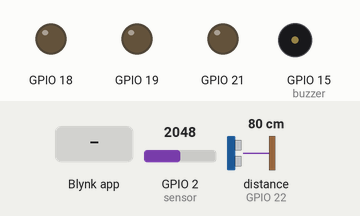
Simulated run of this sketch. Board: ESP32. Parts: output pins drawn as LEDs (lit = HIGH), buzzer (waves = sounding, pin HIGH). Wiring (inferred from the names in the program): ultrasonic range finder: trigger GPIO 23; echo GPIO 22. The inputs (shaded band) are chosen by the test bench; at power-on: GPIO 2 (sensor) = 2048, distance to the obstacle (sensor on GPIO 22) 80 cm. The echo pulse lasts 58.3 µs per cm; WiFi joins after 1.5 s; servers stay silent unless stated; pins used as bus, display or sensor lines are not drawn; what the sketch prints to the serial monitor is not drawn.

Above: at 3.0 s.
3.1 s: Blynk app writes 1 to V4
At 3.6 s:
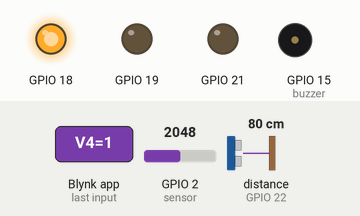
4.6 s: Blynk app writes 1 to V5
At 5.8 s:
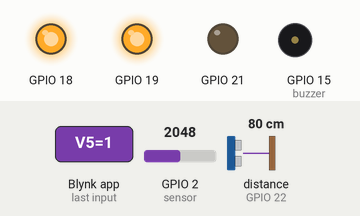
6.1 s: Blynk app writes 0 to V4
At 7.0 s:
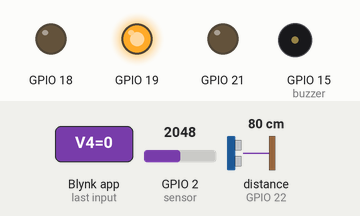
7.6 s: Blynk app writes 1 to V6
At 8.2 s:
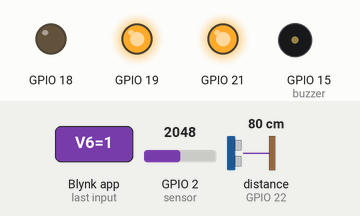
9.1 s: Blynk app writes 0 to V5
At 10.3 s:
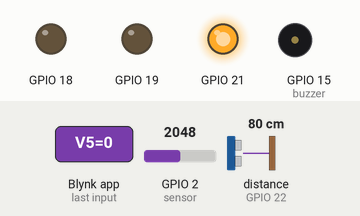
10.6 s: Blynk app writes 1 to V0
At 11.7 s:
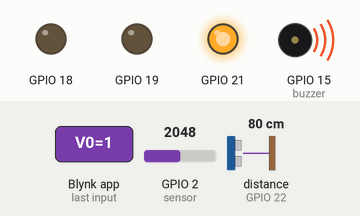
Timing chart, 0 to 13.1 s (numbered marks = the images above; inputs shaded):
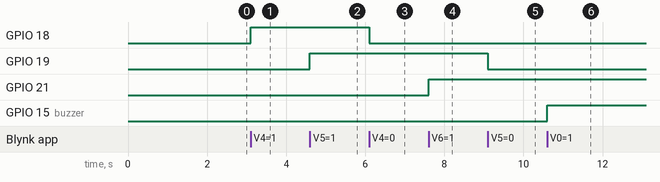

Measured:
- after the input at 3.1 s, GPIO 18: LOW → HIGH at once
- after the input at 4.6 s, GPIO 19: LOW → HIGH at once
- after the input at 6.1 s, GPIO 18: HIGH → LOW at once
- after the input at 7.6 s, GPIO 21: LOW → HIGH at once
- after the input at 9.1 s, GPIO 19: HIGH → LOW at once
- after the input at 10.6 s, GPIO 15 (buzzer): LOW → HIGH at once

The sketch:

blynk.ino
```cpp
#define BLYNK_PRINT Serial
#include <WiFi.h>
#include <WiFiClient.h>
#include <BlynkSimpleEsp32.h>
#include <DHT.h>

#define BLYNK_TEMPLATE_ID "TMPL6kDUVReng"
#define BLYNK_TEMPLATE_NAME "PROJECT IOT HOME CONTROLING"
#define BLYNK_AUTH_TOKEN "kBKhk7dY7vF1WLbWwokq1DtAvJG2m6Ss"

BlynkTimer timer;
char auth[] = BLYNK_AUTH_TOKEN;
char ssid[] = "";
char pass[] = "";

#define trig 23
#define echo 22
#define buzzer 15

BLYNK_WRITE(V4){
  int ledState = param.asInt();
  if(param.asInt() == 1)
  {
    digitalWrite(18,HIGH);
  }
  else
  {
    digitalWrite(18,LOW);
  }
}

BLYNK_WRITE(V5){
  int ledState = param.asInt();
  if(param.asInt() == 1)
  {
    digitalWrite(19,HIGH);
  }
  else
  {
    digitalWrite(19,LOW);
  }
}

BLYNK_WRITE(V6){
  int ledState = param.asInt();
  if(param.asInt() == 1)
  {
    digitalWrite(21,HIGH);
  }
  else
  {
    digitalWrite(21,LOW);
  }
}

void sendSensor(){
  //TMP
  double voltage = analogRead(2) /1223; // Read the voltage from the sensor
  double temperature = (voltage - 0.5) * 100; // Convert the voltage to temperature in degrees Celsius
  double TempC = temperature;
  double TempF = (temperature*1.8)+32;
  Blynk.virtualWrite(V1, TempF);
  Blynk.virtualWrite(V2, TempC);
  Serial.println(voltage);
  Serial.println(TempF);

  // UltraSonic
  digitalWrite(trig, LOW);   // Makes trigPin low
  delayMicroseconds(2);       // 2 micro second delay

  digitalWrite(trig, HIGH);  // tigPin high
  delayMicroseconds(10);      // trigPin high for 10 micro seconds
  digitalWrite(trig, LOW);   // trigPin low

  long duration = pulseIn(echo, HIGH);   //Read echo pin, time in microseconds
  float distance = duration * 0.034 / 2;   //Calculating actual/real distance

  Serial.print("Distance = ");        //Output distance on arduino serial monitor
  Serial.println(distance);
  Blynk.virtualWrite(V3, distance);
}

BLYNK_WRITE(V0){
  int ledState = param.asInt();
  if(param.asInt() == 1)
  {
    digitalWrite(buzzer, HIGH);
  }
  else
  {
    digitalWrite(buzzer,LOW);
  }
}

void setup(){
  Serial.begin(9600);
  pinMode(buzzer,OUTPUT);
  pinMode(18,OUTPUT);
  pinMode(19,OUTPUT);
  pinMode(21,OUTPUT);
  pinMode(trig, OUTPUT);
  pinMode(echo, INPUT);
  Blynk.begin(auth, ssid, pass, "blynk.cloud", 80);
  timer.setInterval(100L, sendSensor);
}

void loop(){
  Blynk.run();
  timer.run();
}
```
